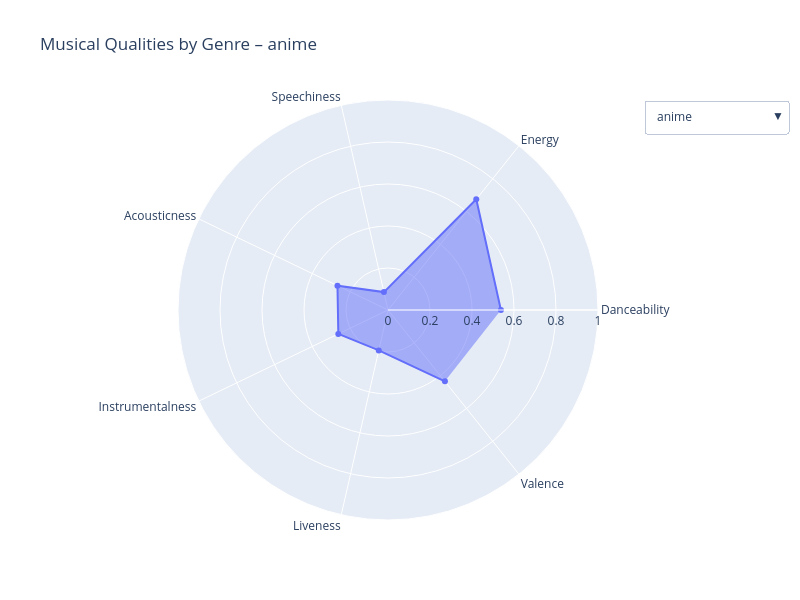

The code cell stored with this chart in its notebook:
### Code cell
import plotly.graph_objects as go

# Radar chart

radar_df = avg_by_genre.select(
    "track_genre",
    "avg_danceability", 
    "avg_energy", 
    "avg_speechiness",
    "avg_acousticness", 
    "avg_instrumentalness",
    "avg_liveness",
    "avg_valence",
).toPandas()

categories = ["avg_danceability", "avg_energy", "avg_speechiness",
             "avg_acousticness", "avg_instrumentalness", "avg_liveness", "avg_valence"]
categories_clean = [c.replace("avg_", "").capitalize() for c in categories]

fig = go.Figure()

for i, row in radar_df.iterrows():
    values = [row[col] for col in categories]
    fig.add_trace(go.Scatterpolar(
        r=values,
        theta=categories_clean,
        fill='toself',
        name=row['track_genre'],
        visible=(i == 0)
    ))

fig.update_layout(
    polar=dict(radialaxis=dict(visible=True, range=[0, 1])),
    updatemenus=[dict(
        type="dropdown",
        direction="down",
        showactive=True,
        x=1.15,
        y=1,
        buttons=[
            dict(
                label=radar_df.loc[i, 'track_genre'],
                method="update",
                args=[{"visible": [j == i for j in range(len(radar_df))]},
                      {"title": f"Musical Qualities by Genre – {radar_df.loc[i, 'track_genre']}"}]
            )
            for i in range(len(radar_df))
        ]
    )],
    title="Musical Qualities by Genre – " + radar_df.loc[0, 'track_genre'],
    height=600,
    width=800,
)

fig.show()
